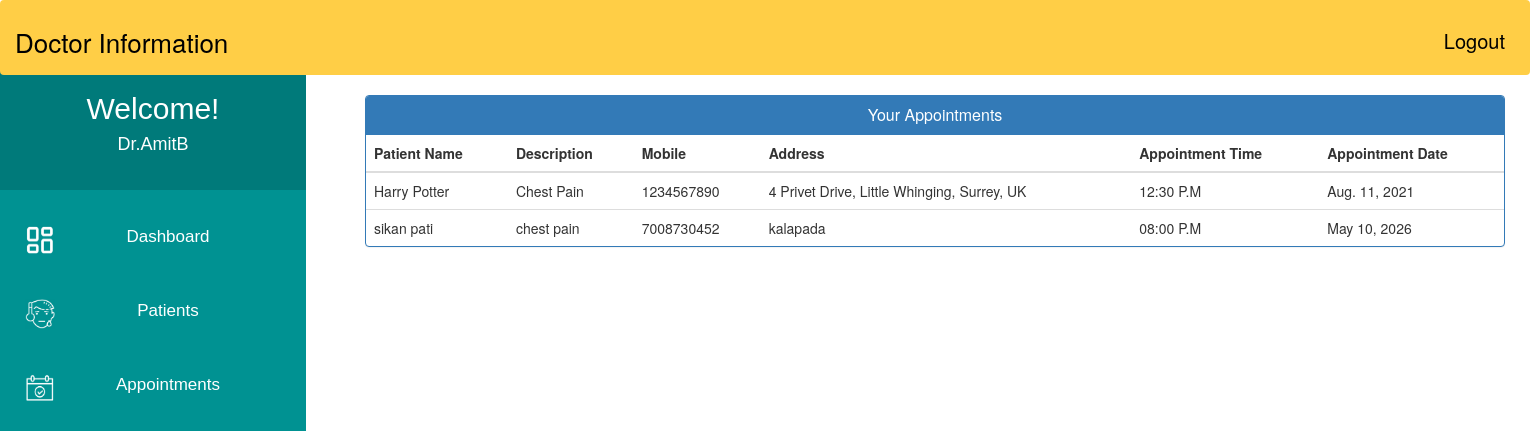
The page /doctor_view_appointment/ (signed in) on the database its author committed.
### MyApp/models.py (models this page shows, shortened)
class Appointment(models.Model):
    patientId=models.PositiveIntegerField(null=True)
    doctorId=models.PositiveIntegerField(null=True)
    patientName=models.CharField(max_length=40,null=True)
    doctorName=models.CharField(max_length=40,null=True)
    appointmentDate=models.DateField(null=False)
    description=models.TextField(max_length=500)
    status=models.BooleanField(default=False)
    time = models.CharField(max_length=10, choices=Time,default="")

class Patient(models.Model):
    user = models.OneToOneField(User, on_delete=models.CASCADE)
    Patient_First_Name = models.CharField(max_length=50, default="")
    Patient_Last_Name = models.CharField(max_length=50, default="")
    gender = models.CharField(max_length=10, choices=GENDER)
    contact = models.CharField(max_length=10)
    address = models.CharField(max_length=350)
    symptoms = models.CharField(max_length=500, default="")
    status = models.BooleanField(default=False)
    admitDate = models.DateField(auto_now=True)
    assignedDoctorId = models.PositiveIntegerField(null=True)

### MyApp/views.py (the view)
# urls.py: path('doctor_view_appointment/', views.doctor_view_appointment, name="doctor_view_appointment"),
@login_required
def doctor_view_appointment(request):
    doctor=Doctor.objects.get(user_id=request.user.id)
    appointments=Appointment.objects.all().filter(status=True,doctorId=request.user.id)
    patientid=[]
    for a in appointments:
        patientid.append(a.patientId)
    patients=Patient.objects.all().filter(status=True,user_id__in=patientid)
    appointments=zip(appointments,patients)
    return render(request,'MyApp/doctor_view_appointment.html',{'appointments':appointments,'doctor':doctor})

### templates/MyApp/doctor_view_appointment.html (shortened to what this page needs)
{% extends 'MyApp/doctor_base.html' %}
{% block content_dashboard %}
{%load static%}
<head>
  <link href="//netdna.bootstrapcdn.com/bootstrap/3.0.0/css/bootstrap.min.css" rel="stylesheet" id="bootstrap-css">
</head>
<body>
<div class="container">
  <div class="panel panel-primary">
    <div class="panel-heading">
      <h6 class="panel-title">Your Appointments</h6>
    </div>
    <table class="table table-hover" id="dev-table">
      <thead>
        <tr>
          <th>Patient Name</th>
          <th>Description</th>
          <th>Mobile</th>
          <th>Address</th>
          <th>Appointment Time</th>
          <th>Appointment Date</th>
        </tr>
      </thead>
      {% for a,p in appointments %}
      <tr>
        <td>{{a.patientName}}</td>
        <td>{{a.description}}</td>
        <td>{{p.contact}}</td>
        <td>{{p.address}}</td>
        <td>{{a.time}}</td>
        <td>{{a.appointmentDate}}</td>
      </tr>
      {% endfor %}
    </table>
  </div>
</div>
{% endblock content_dashboard %}

### templates/MyApp/doctor_base.html (shortened to what this page needs)
<!DOCTYPE html>
{% load staticfiles %}
<html lang="en">
<head>
     <link href="//netdna.bootstrapcdn.com/bootstrap/3.0.0/css/bootstrap.min.css" rel="stylesheet" id="bootstrap-css">
</head>
<body>
    <div class="navbar">
        <a>Doctor Information</a>
        <a href="{% url 'MyApp:logout' %}" class="logoutbtn">Logout</a>
    </div>
     <div class="sidebar">
        <div class="userprofile">
            <h2 style="color:white; font-family:sans-serif; padding-top:25px; text-align:center; margin:0px;">Welcome!</h2>
            <h4 style="color:white; font-family:sans-serif; text-align:center; padding-bottom:35px;">{{request.user.username}}</h4>
        </div>
        <a href="{% url 'MyApp:doctor_dashboard' %}"><img class="icon" src="{% static "images/PDash.png" %}">Dashboard</a>
        <a href="{% url 'MyApp:doctor_patient' %}"><img class="icon" src="{% static "images/PIcon.png" %}">Patients</a>
        <a href="{% url 'MyApp:doctor_appointment' %}"><img class="icon" src="{% static "images/ApptIcon.png" %}">Appointments</a>
    </div>
{%  block content_dashboard %}
{%  endblock content_dashboard %}
</body>
</html>

### templates/MyApp/doctor_base.html (style rules this page uses)
body { background-color: rgb(255, 255, 255); padding: 0px; margin-top: 0px; margin-left: 0px; margin-right: 0px; margin-bottom: 0px; }
.navbar { overflow: hidden; background-color: rgb(255, 206, 70); height:75px; width:100%; padding-top:22px; z-index:1; top:0; position:fixed; display:block; }
.navbar a { float: left; display:block; font-size: 26px; color: black; text-align: center; padding-left:14px; text-decoration: none; }
.navbar .logoutbtn { float: right; display:block; font-size: 20px; color: black; text-align: center; padding-top:4px; padding-right:24px; text-decoration: none; }
.sidebar .userprofile { background-color: rgb(0, 122, 122); }
.sidebar { margin-top: 0px; padding-top: 0px; width: 20%; text-align: center; height=100vh; background-color: rgb(0, 146, 146); font-family: sans-serif; font-size:17px; font-weight: normal; position: fixed; top: 67px; left: 0; bottom: 0; }
.sidebar a { display: block; color: white; padding: 25px; text-decoration: none; }
.icon { float:left; width:30px; height:30px; }

### templates/MyApp/doctor_view_appointment.html (style rules this page uses)
.container { margin-left: 350px; margin-right: 50px; }
a:link { text-decoration: none; }
h6 { text-align: center; }

### rows shown on the page
Appointment: patientName "Harry Potter", description "Chest Pain", contact "1234567890", address "4 Privet Drive, Little Whinging, Surrey, UK", time "12:30 P.M", appointmentDate "Aug. 11, 2021"
Appointment: patientName "sikan pati", description "chest pain", contact "7008730452", address "kalapada", time "08:00 P.M", appointmentDate "May 10, 2026"

### other values the page prints
{{ request.user.username }} "Dr.AmitB"
